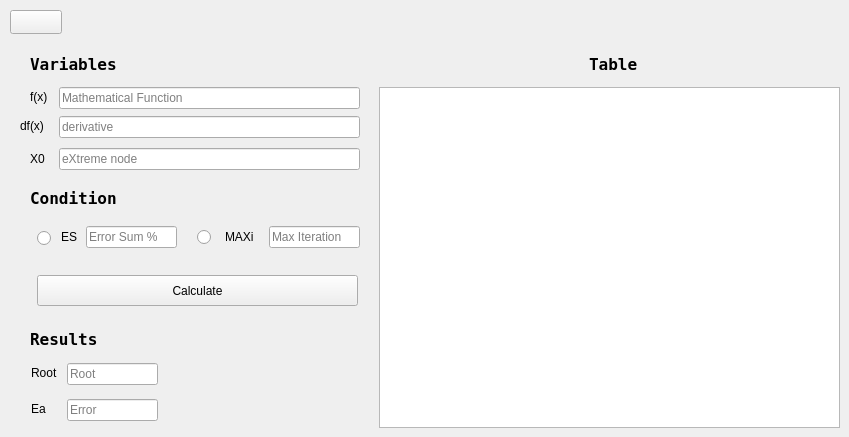
   <widget class="QWidget" name="Newton_tab">
    <property name="enabled">
     <bool>true</bool>
    </property>
    <attribute name="title">
     <string>newton</string>
    </attribute>
    <widget class="QPushButton" name="back_5">
     <property name="geometry">
      <rect>
       <x>10</x>
       <y>10</y>
       <width>52</width>
       <height>24</height>
      </rect>
     </property>
     <property name="text">
      <string/>
     </property>
     <property name="icon">
      <iconset>
       <normaloff>arrow.png</normaloff>arrow.png</iconset>
     </property>
    </widget>
    <widget class="QTableWidget" name="table_newton">
     <property name="geometry">
      <rect>
       <x>379</x>
       <y>87</y>
       <width>461</width>
       <height>341</height>
      </rect>
     </property>
     <attribute name="horizontalHeaderStretchLastSection">
      <bool>true</bool>
     </attribute>
    </widget>
    <widget class="QLineEdit" name="dfx_input_newton">
     <property name="geometry">
      <rect>
       <x>59</x>
       <y>116</y>
       <width>301</width>
       <height>22</height>
      </rect>
     </property>
     <property name="placeholderText">
      <string>derivative</string>
     </property>
    </widget>
    <widget class="QLineEdit" name="root_result_newton">
     <property name="geometry">
      <rect>
       <x>67</x>
       <y>363</y>
       <width>91</width>
       <height>22</height>
      </rect>
     </property>
     <property name="placeholderText">
      <string>Root</string>
     </property>
    </widget>
    <widget class="QLabel" name="dfx_text_newton">
     <property name="geometry">
      <rect>
       <x>20</x>
       <y>116</y>
       <width>31</width>
       <height>20</height>
      </rect>
     </property>
     <property name="text">
      <string>df(x)</string>
     </property>
    </widget>
    <widget class="QLabel" name="ES_text_newton">
     <property name="geometry">
      <rect>
       <x>61</x>
       <y>229</y>
       <width>16</width>
       <height>16</height>
      </rect>
     </property>
     <property name="text">
      <string>ES</string>
     </property>
    </widget>
    <widget class="QLineEdit" name="maxi_input_input_newton">
     <property name="geometry">
      <rect>
       <x>269</x>
       <y>226</y>
       <width>91</width>
       <height>22</height>
      </rect>
     </property>
     <property name="placeholderText">
      <string>Max Iteration</string>
     </property>
    </widget>
    <widget class="QLabel" name="Variables_text_newton">
     <property name="geometry">
      <rect>
       <x>30</x>
       <y>56</y>
       <width>131</width>
       <height>16</height>
      </rect>
     </property>
     <property name="font">
      <font>
       <family>Terminal</family>
       <pointsize>12</pointsize>
       <bold>true</bold>
      </font>
     </property>
     <property name="text">
      <string>Variables</string>
     </property>
    </widget>
    <widget class="QLabel" name="root_text_newton">
     <property name="geometry">
      <rect>
       <x>31</x>
       <y>363</y>
       <width>31</width>
       <height>20</height>
      </rect>
     </property>
     <property name="text">
      <string>Root</string>
     </property>
    </widget>
    <widget class="QLabel" name="MAXi_text_newton">
     <property name="geometry">
      <rect>
       <x>225</x>
       <y>229</y>
       <width>41</width>
       <height>16</height>
      </rect>
     </property>
     <property name="text">
      <string>MAXi</string>
     </property>
    </widget>
    <widget class="QLineEdit" name="error_result_newton">
     <property name="geometry">
      <rect>
       <x>67</x>
       <y>399</y>
       <width>91</width>
       <height>22</height>
      </rect>
     </property>
     <property name="placeholderText">
      <string>Error</string>
     </property>
    </widget>
    <widget class="QLabel" name="Ea_text_newton">
     <property name="geometry">
      <rect>
       <x>31</x>
       <y>399</y>
       <width>31</width>
       <height>20</height>
      </rect>
     </property>
     <property name="text">
      <string>Ea</string>
     </property>
    </widget>
    <widget class="QPushButton" name="newton_calc_btn">
     <property name="geometry">
      <rect>
       <x>37</x>
       <y>275</y>
       <width>321</width>
       <height>31</height>
      </rect>
     </property>
     <property name="text">
      <string>Calculate</string>
     </property>
    </widget>
    <widget class="QLabel" name="results_text_newton">
     <property name="geometry">
      <rect>
       <x>30</x>
       <y>331</y>
       <width>131</width>
       <height>16</height>
      </rect>
     </property>
     <property name="font">
      <font>
       <family>Terminal</family>
       <pointsize>12</pointsize>
       <bold>true</bold>
      </font>
     </property>
     <property name="text">
      <string>Results</string>
     </property>
    </widget>
    <widget class="QLabel" name="X0_text_newton">
     <property name="geometry">
      <rect>
       <x>30</x>
       <y>151</y>
       <width>21</width>
       <height>16</height>
      </rect>
     </property>
     <property name="text">
      <string>X0</string>
     </property>
    </widget>
    <widget class="QLineEdit" name="es_input_newton">
     <property name="geometry">
      <rect>
       <x>86</x>
       <y>226</y>
       <width>91</width>
       <height>22</height>
      </rect>
     </property>
     <property name="placeholderText">
      <string>Error Sum %</string>
     </property>
    </widget>
    <widget class="QLabel" name="table_text_newton">
     <property name="geometry">
      <rect>
       <x>589</x>
       <y>56</y>
       <width>71</width>
       <height>16</height>
      </rect>
     </property>
     <property name="font">
      <font>
       <family>Terminal</family>
       <pointsize>12</pointsize>
       <bold>true</bold>
      </font>
     </property>
     <property name="text">
      <string>Table</string>
     </property>
    </widget>
    <widget class="QRadioButton" name="es_radio_btn_newton">
     <property name="geometry">
      <rect>
       <x>37</x>
       <y>228</y>
       <width>21</width>
       <height>20</height>
      </rect>
     </property>
     <property name="text">
      <string/>
     </property>
    </widget>
    <widget class="QLineEdit" name="x0_input_newton">
     <property name="geometry">
      <rect>
       <x>59</x>
       <y>148</y>
       <width>301</width>
       <height>22</height>
      </rect>
     </property>
     <property name="placeholderText">
      <string>eXtreme node</string>
     </property>
    </widget>
    <widget class="QRadioButton" name="maxi_radio_btn_newton">
     <property name="geometry">
      <rect>
       <x>197</x>
       <y>227</y>
       <width>21</width>
       <height>20</height>
      </rect>
     </property>
     <property name="text">
      <string/>
     </property>
    </widget>
    <widget class="QLabel" name="condition_text_newton">
     <property name="geometry">
      <rect>
       <x>30</x>
       <y>190</y>
       <width>131</width>
       <height>16</height>
      </rect>
     </property>
     <property name="font">
      <font>
       <family>Terminal</family>
       <pointsize>12</pointsize>
       <bold>true</bold>
      </font>
     </property>
     <property name="text">
      <string>Condition</string>
     </property>
    </widget>
    <widget class="QLabel" name="fx_text_newton">
     <property name="geometry">
      <rect>
       <x>30</x>
       <y>89</y>
       <width>21</width>
       <height>16</height>
      </rect>
     </property>
     <property name="text">
      <string>f(x)</string>
     </property>
    </widget>
    <widget class="QLineEdit" name="fx_input_newton">
     <property name="geometry">
      <rect>
       <x>59</x>
       <y>87</y>
       <width>301</width>
       <height>22</height>
      </rect>
     </property>
     <property name="placeholderText">
      <string>Mathematical Function</string>
     </property>
    </widget>
   </widget>
